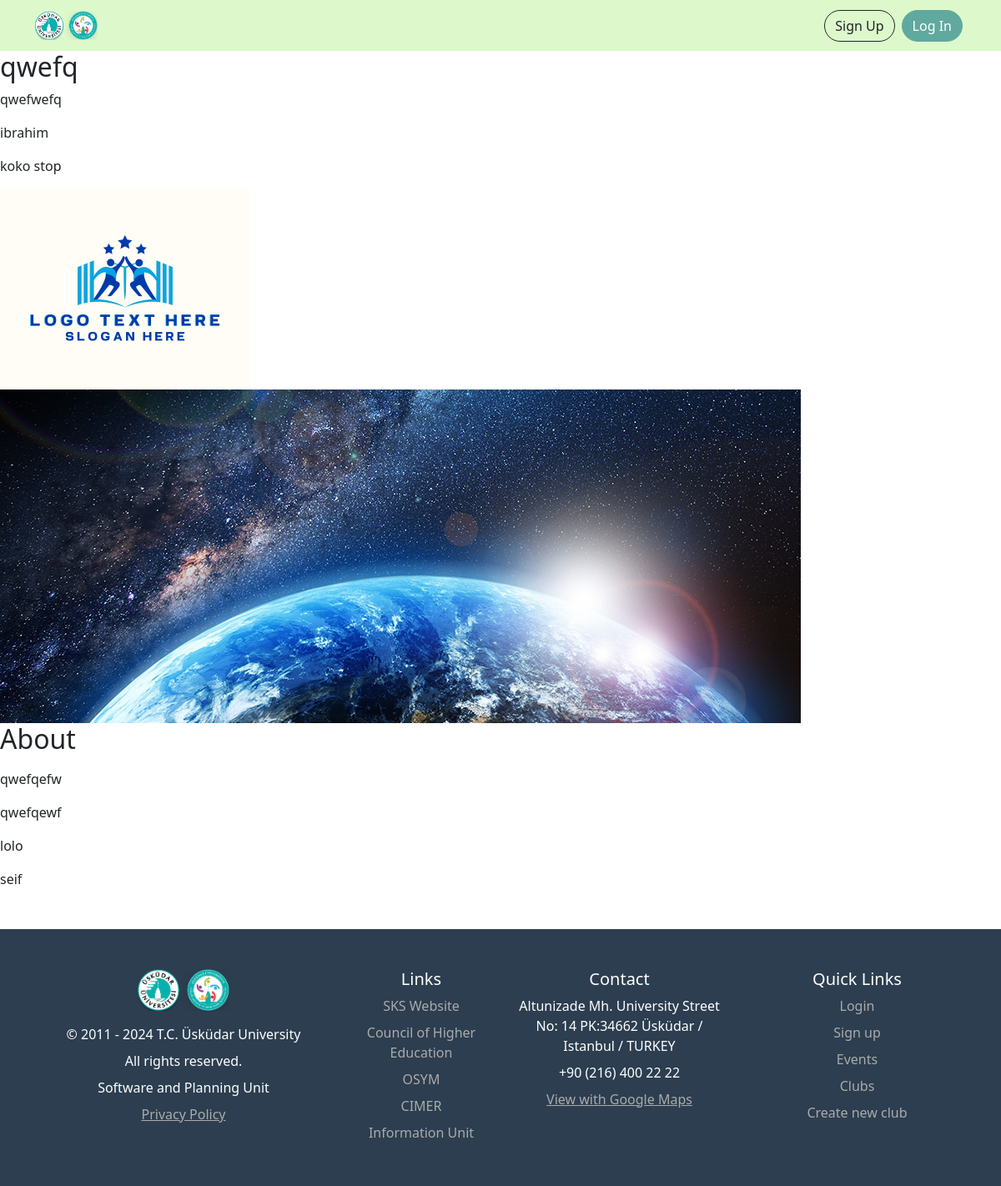
The page /clubs/8/ on the database as committed earlier.
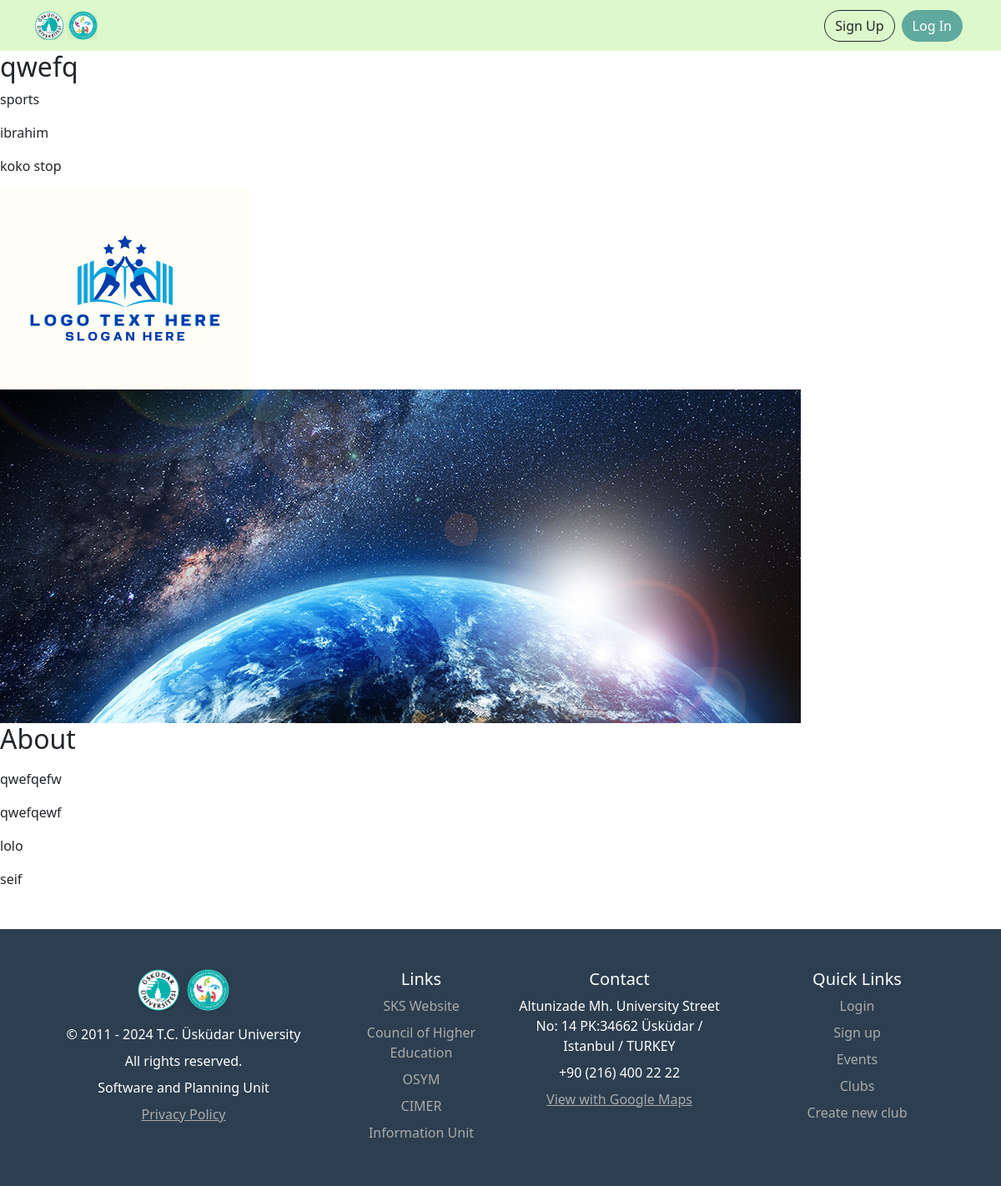
The same page on the database as committed later.
### club_pages/models.py (models this page shows, shortened)
class Club(models.Model):
    title = models.CharField(max_length=255)
    category = models.CharField(max_length=30)
    club_imgage = models.ImageField(
        upload_to="club_images", default="logo_club.png", blank=True
    )
    club_cover = models.ImageField(
        upload_to="club_images", default="club_cover_default.png", blank=True
    )
    vice_first_name = models.CharField(max_length=15, null=True)
    vice_last_name = models.CharField(max_length=15, null=True)
    about = RichTextField(null=True)
    purpose = RichTextField(null=True)
    manager = models.OneToOneField(
        User, on_delete=models.SET_NULL, null=True, validators=[validate_manager_role]
    )
    author = models.ForeignKey(
        settings.AUTH_USER_MODEL,
        on_delete=models.CASCADE,
        related_name="author_clubs",
        null=True,
    )

### accounts/models.py (models this page shows)
class User(AbstractUser):
    class Role(models.TextChoices):
        ADMIN = "ADMIN", "admin"
        MANAGER = "MANAGER", "manager"
        STUDENT = "STUDENT", "student"
    base_role = Role.ADMIN  # Assign the base role when logging
    role = models.CharField(max_length=50, choices=Role.choices, default = base_role)
    student_id = models.PositiveIntegerField(unique=True, null=True, validators=[validate_length]) #  min_length=9 isn't working

### club_pages/views.py (the view)
# urls.py: path("clubs/<int:pk>/", ClubDetailView.as_view(), name="club_detail"),
class ClubDetailView(DetailView):
    model = Club
    template_name = "club_detail.html"

### templates/club_detail.html (shortened to what this page needs)
{% extends "base.html"%}
{% block content %}
<div class="post-entry">
  <h2>{{club.title}}</h2>
  <p>{{club.category}}</p>
  <p>{{club.vice_first_name}}</p>
  <p>{{club.vice_last_name}}</p>
  <img src="{{club.club_imgage.url}}" alt="">
  <img src="{{club.club_cover.url}}" alt="">
  <h2>About</h2>
  <p>{{club.about|safe}}</p>
  <p>{{club.purpose|safe}}</p>
  <p>{{club.manager}}</p>
  <p>{{club.author}}</p>
</div>
{% endblock content%}

### templates/base.html (shortened to what this page needs)
{% load static %}
<!DOCTYPE html>
<html>
<head>
  {% load bootstrap5 %}
  {% bootstrap_css %}
  <link rel="stylesheet" href="{% static 'css/base.css' %}">
  <link rel="stylesheet" href="https://cdnjs.cloudflare.com/ajax/libs/font-awesome/6.5.1/css/all.min.css"
 />
</head>
<body>
  <nav class="navbar navbar-expand-lg navbar-light bg-color">
    <div class="container">
      <a class="navbar-brand" href="{% url 'home' %}"><img src="{% static 'images/base/logo.svg' %}" alt="Logo"
          width="75" height="35" class="d-inline-block align-top"></a>
      <div class="collapse navbar-collapse justify-content-end" id="navbarNav">
        <ul class="navbar-nav">
          {% if user.is_authenticated %}
          <li class="nav-item">
            <a class="nav-link custom-text-black mx-1" href="{%url 'event_list'%}">Events</a>
          </li>
          <li class="nav-item">
            <a class="nav-link custom-text-black mx-1" href="{%url 'club_list'%}">Clubs</a>
          </li>
          {% if user.role == "ADMIN"%}
          <li class="nav-item">
            <a class="nav-link custom-text-black mx-1" href="#"> <i class="fa-solid fa-people-roof"></i> Managers</a>
          </li>
          <li class="nav-item">
            <a class="nav-link custom-text-black mx-1" href="#"><i class="fa-solid fa-bell-concierge"></i> Requests</a>
          </li>
          <li class="nav-item">
            <a class="btn btn-success custom-color-green btn-outline-dark cus-mt mx-1" href="{%url 'club_new'%}">Add
              Club</a>
          </li>
        </ul>
        <ul class="navbar-nav">
          <li class="nav-item">
            <a class="nav-link custom-text-black mx-1" href="#"><i class="fa-solid fa-bell"></i> Notifications </a>
          </li>
          {% endif %}
          {% if user.role == "MANAGER"%}
          <li class="nav-item">
            <a class="nav-link custom-text-black mx-1" href="#"><i class="fa-solid fa-bell"></i> Notifications</a>
          </li>
          {% endif %}
          <li class="nav-item">
            <a class="nav-link custom-text-black mx-1" href="{% url 'home' %}"><i class="fas fa-home"></i> Home</a>
          </li>
          <li class="nav-item profile-dropdown">
            <a class="nav-link custom-text-black mx-1" href="#" id="profileLink"><i class="fas fa-user"></i> Profile <i
                class="fas fa-chevron-down"></i></a>
            <div class="profile-info" style="display: none;">
              <p>Name: {{user.username}}</p>
              <p>Email: {{user.email}}</p>
              <a class="btn btn-danger" href="{% url 'logout' %}">Log Out</a>
            </div>
          </li>
          {% else %}
          <li class="nav-item">
            <a class="btn btn-outline-dark rounded-pill mx-1" href="{% url 'signup' %}">Sign Up</a>
          </li>
          <li class="nav-item">
            <a href="{% url 'login' %}" class="btn btn-success rounded-pill btn-outline-dark cus-mt mx-1" href="#">Log
              In</a>
          </li>
          {% endif %}
        </ul>
      </div>
    </div>
  </nav>
  <main>
    {% block content %}
    {% endblock content %}
  </main>
  <footer class="footer pt-5 mt-5">
    <div class="container">
      <div class="row justify-content-center">
        <div class="col-md-4 mb-4">
          <div class="footer-logo">
            <img src="{% static 'images/base/logo.svg' %}" class="mb-3" alt="University Logo" height="50">
            <p>© 2011 - 2024 T.C. Üsküdar University</p>
            <p>All rights reserved.</p>
            <p>Software and Planning Unit</p>
            <p><a href="#">Privacy Policy</a></p>
          </div>
        </div>
        <div class="col-md-2 mb-4">
          <h5>Links</h5>
          <ul>
            <li><a href="#">SKS Website</a></li>
            <li><a href="#">Council of Higher Education</a></li>
            <li><a href="#">OSYM</a></li>
            <li><a href="#">CIMER</a></li>
            <li><a href="#">Information Unit</a></li>
          </ul>
        </div>
        <div class="col-md-3 mb-4">
          <h5>Contact</h5>
          <p>Altunizade Mh. University Street No: 14 PK:34662 Üsküdar / Istanbul / TURKEY</p>
          <p>+90 (216) 400 22 22</p>
          <p><a href="#">View with Google Maps</a></p>
        </div>
        <div class="col-md-3 mb-4">
          <h5>Quick Links</h5>
          <ul>
            <li><a href="#">Login</a></li>
            <li><a href="#">Sign up</a></li>
            <li><a href="#">Events</a></li>
            <li><a href="#">Clubs</a></li>
            <li><a href="#">Create new club</a></li>
          </ul>
        </div>
      </div>
    </div>
  </footer>
</body>
</html>

### static/css/base.css (style rules this page uses)
.bg-color { background-color: #DDF9CB; }
.navbar-nav .btn-success { color: white; }
.btn-success { color: #fff; background-color: #60A99E; border-color: #60A99E; }
.footer { background-color: #2c3e50; color: white; padding: 20px 0; }
.footer a { color: #ababab; }
.footer-logo img { display: block; margin-left: auto; margin-right: auto; }
.footer h5, .footer p, .footer ul, .footer ul li { text-align: center; margin-bottom: 0.5rem; }
.footer ul { padding-left: 0; list-style-type: none; }
.footer ul li a { text-decoration: none; }

Rows that differ between the two databases and show on the page:
changed Club "qwefq": category "qwefwefq" → "sports"
